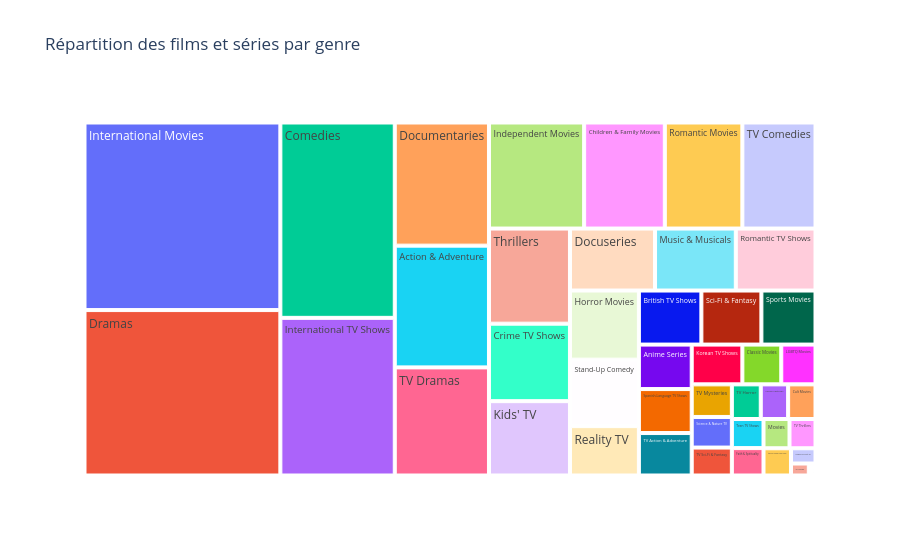

The notebook cell this image was saved under:
### Code cell
# Le pie chart n'est visuellement pas très clair, du fait du nombre important de valeurs
#Créer plutôt un treemap pour visualiser la répartition des genres des séries

fig = px.treemap(shows_par_genre, path = ['genre'],values='count', title = 'Répartition des films et séries par genre')
fig.show()

### Figure 1 — Plotly figure (JSON) as saved in the notebook; plotly's stock layout.template omitted (floating-point values rounded to 4 significant figures)
{"data": [{"branchvalues": "total", "domain": {"x": [0, 1], "y": [0, 1]}, "hovertemplate": "labels=%{label}<br>count=%{value}<br>parent=%{parent}<br>id=%{id}<extra></extra>", "ids": ["Action", "Action & Adventure", "Anime Features", "Anime Series", "British TV Shows", "Children & Family Movies", "Classic & Cult TV", "Classic Movies", "Comedies", "Crime TV Shows", "Cult Movies", "Documentaries", "Docuseries", "Drama", "Dramas", "Faith & Spirituality", "Horror", "Horror Movies", "Independent Movies", "International Movies", "International TV Shows", "Kids' TV", "Korean TV Shows", "LGBTQ Movies", "Movies", "Music & Musicals", "Reality TV", "Romance", "Romantic Movies", "Romantic TV Shows", "Sci-Fi & Fantasy", "Sci-fi", "Science & Nature TV", "Spanish-Language TV Shows", "Sports Movies", "Stand-Up Comedy", "Stand-Up Comedy & Talk Shows", "TV Action & Adventure", "TV Comedies", "TV Dramas", "TV Horror", "TV Mysteries", "TV Sci-Fi & Fantasy", "TV Shows", "TV Thrillers", "Teen TV Shows", "Thriller", "Thrillers"], "labels": ["Action", "Action & Adventure", "Anime Features", "Anime Series", "British TV Shows", "Children & Family Movies", "Classic & Cult TV", "Classic Movies", "Comedies", "Crime TV Shows", "Cult Movies", "Documentaries", "Docuseries", "Drama", "Dramas", "Faith & Spirituality", "Horror", "Horror Movies", "Independent Movies", "International Movies", "International TV Shows", "Kids' TV", "Korean TV Shows", "LGBTQ Movies", "Movies", "Music & Musicals", "Reality TV", "Romance", "Romantic Movies", "Romantic TV Shows", "Sci-Fi & Fantasy", "Sci-fi", "Science & Nature TV", "Spanish-Language TV Shows", "Sports Movies", "Stand-Up Comedy", "Stand-Up Comedy & Talk Shows", "TV Action & Adventure", "TV Comedies", "TV Dramas", "TV Horror", "TV Mysteries", "TV Sci-Fi & Fantasy", "TV Shows", "TV Thrillers", "Teen TV Shows", "Thriller", "Thrillers"], "name": "", "parents": ["", "", "", "", "", "", "", "", "", "", "", "", "", "", "", "", "", "", "", "", "", "", "", "", "", "", "", "", "", "", "", "", "", "", "", "", "", "", "", "", "", "", "", "", "", "", "", ""], "type": "treemap", "values": [1, 859, 71, 176, 253, 641, 28, 116, 1674, 470, 71, 869, 395, 1, 2427, 65, 1, 357, 756, 2752, 1351, 451, 151, 102, 57, 375, 255, 1, 616, 370, 243, 1, 92, 174, 219, 343, 56, 168, 581, 763, 75, 98, 84, 16, 57, 69, 1, 577]}], "layout": {"legend": {"tracegroupgap": 0}, "title": {"text": "Répartition des films et séries par genre"}}}
